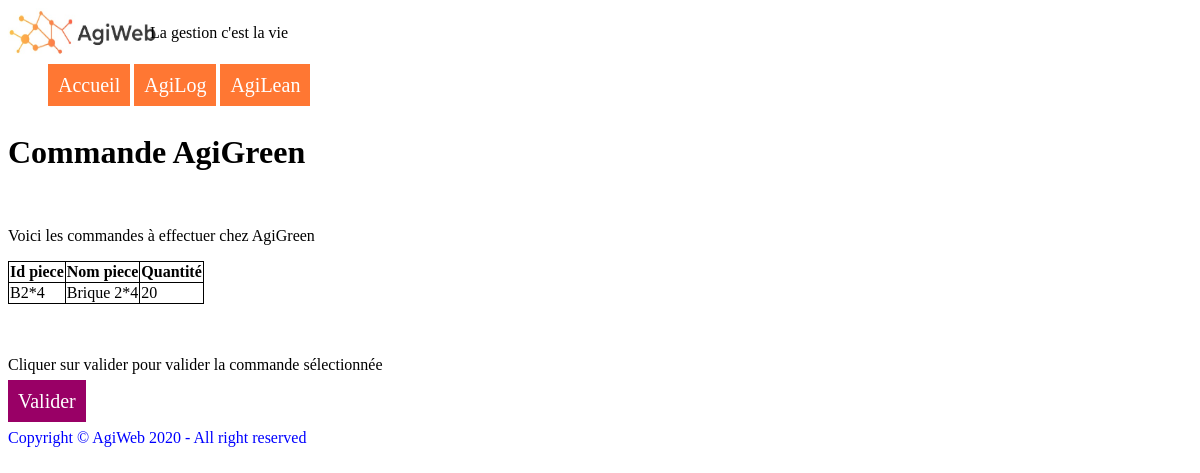
The page /Agilog/Encours/Commande_agigreen on the database as committed earlier.
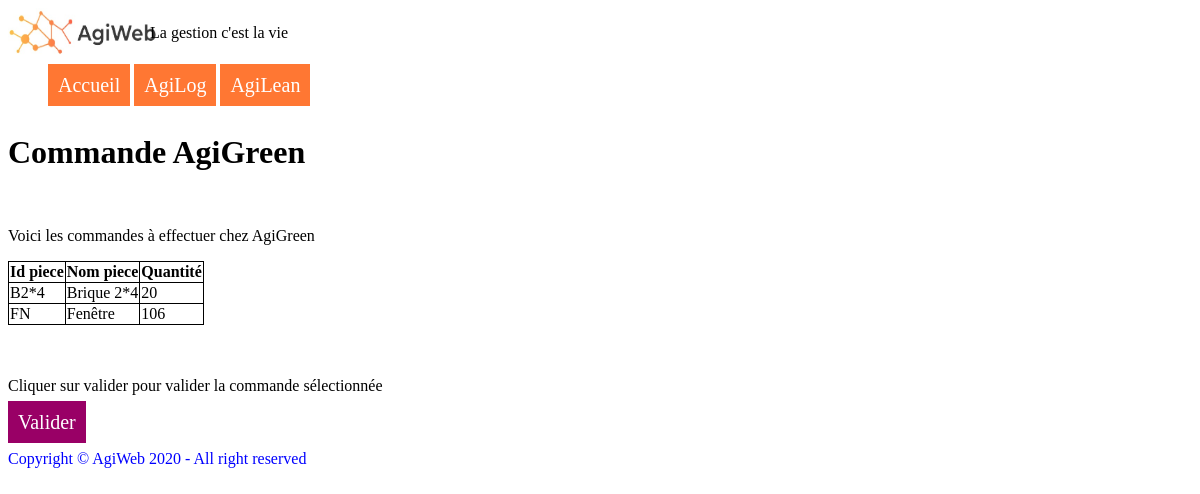
The same page on the database as committed later.
### tables this page shows
CREATE TABLE "piece" (
	"id"	TEXT NOT NULL,
	"nom"	TEXT NOT NULL,
	"quantite"	INTEGER NOT NULL,
	"seuil_recomp"	INTEGER,
	"stock_secu"	INTEGER,
	"delai_reappro"	INTEGER,
	"a_commander"	INTEGER,
	"fournisseur"	INTEGER,
	PRIMARY KEY("id")
);

### run.py (the view)
@app.route('/Agilog/Encours/Commande_agigreen')
def cmd_green():# renvoit la page Commande_agigreen!
    commande=select_commande_fournisseur ("agigreen")
    return render_template('cmd_agigreen.html',liste_commande_green=commande)

### fonctions_logiques.py (called while the page is built)
def transformation(a):#on transforme la chaine pour qu'elle soit traitable
    c=str(a)
    supprimable = ['é', 'è', 'ê', 'à', 'ù', 'û', 'ç', 'ô', 'î', 'ï', 'â',' ', '-', '_','.', ',',"'",'!' ,':', '/']
    correct = ['e', 'e', 'e', 'a', 'u', 'u', 'c', 'o', 'i', 'i', 'a', '', '', '', '', '','', '', '', '']
    for i in range(len(supprimable)):
        c=c.replace(supprimable[i],correct[i])
    c=c.lower()
    return(c)

def tab (listesql): #prend une liste sql et la transforme en tableau
    tt=[]
    for i in listesql:
        a=[]
        for j in i:
            a.append(j)
        tt.append(a)
    if (tt!=[]):
        ttt=[0]*len(tt[0])
        for i in range (0,len(tt[0])):
            ttt[i]=[0]*len(tt)
        for i in range (0,len(tt[0])):
                for j in range (0,len(tt)):
                    ttt[i][j]=tt[j][i]
    else:
        return (tt)
    return(ttt)

### Templates/cmd_agigreen.html (shortened to what this page needs)
<html>
{% include "head.html" %}
    <body>
        {% include "Navbar.html" %}
        <h1>Commande AgiGreen</h1>
        <p> Voici les commandes à effectuer chez AgiGreen </p>
        <table>
            <tr>
                <th>Id piece</th>
                <th>Nom piece</th>
                <th>Quantité</th>
            </tr>
            {%for piece in liste_commande_green %}
            <tr>
                <td>{{piece['id']}}</td>
                <td>{{piece['nom']}}</td>
                <td>{{piece['quantite']}}</td>
            </tr>
            {%endfor%}
        </table>
				<br>
				<br>
        <p>Cliquer sur valider pour valider la commande sélectionnée</p>
        <a class="bouton2" href="{{url_for('valider_commande_green')}}"> Valider </a>
				<footer>
					<p> Copyright &copy; AgiWeb 2020 - All right reserved </p>
				</footer>
			</body>
		</html>

### Templates/head.html (shortened to what this page needs)
<head>
  <link rel="stylesheet" type="text/css" href="{{url_for("static", filename="accueil.css")}}">
</head>

### Templates/Navbar.html
<header>
  <div id="content">
    <div id="photo">
      <img class="logo" src="{{url_for("static",filename="logo.jpg")}}" alt="description" />
    </div>
    <div id="proverbe">
      <p> La gestion c'est la vie </p>
    </div>
  </div>
</header>
<div id="extending-nav">
  <div class="leftbox">
    <nav class="menu-nav">
      <ul>
        <li class="bouton">
          <a href="{{url_for('index')}}"> Accueil </a>
        </li>
        <li class="bouton">
          <a href="{{url_for('agilog')}}" rel="nofollow">
          AgiLog </a>
        </li>
        <li class="bouton">
          <a href="{{url_for('agilean')}}" rel="nofollow">
          AgiLean </a>
        </li>
      </ul>
    </nav>
  </div>
</div>

### Static/accueil.css (style rules this page uses)
.logo { width:150px ; height:50px ; float : left ; }
table { border-collapse: collapse; }
td,th { border-style: solid; border: 1px, solid black; }
div#content div { display :inline-block; width: 12%; }
div#content div#photo { float:left; }
div#content div#proverbe { vertical-align: top; }
nav.menu-nav ul li.bouton { list-style-type: none; display :inline-block; }
nav.menu-nav ul li.bouton a { color:white; background-color:FF7733; text-decoration: none; padding:10px; font-size:20px; }
div#extending-nav div { display :inline-block; }
div#extending-nav .leftbox { margin-right: 100px; }
footer { color:blue; }
a.bouton2 { color:white; background-color:990066; text-decoration: none; padding:10px; font-size:20px; }
td,th { border: 1px solid black; }

Rows that differ between the two databases and show on the page:
now on this page (row edited): piece: id "FN", nom "Fenêtre", quantite "106"
